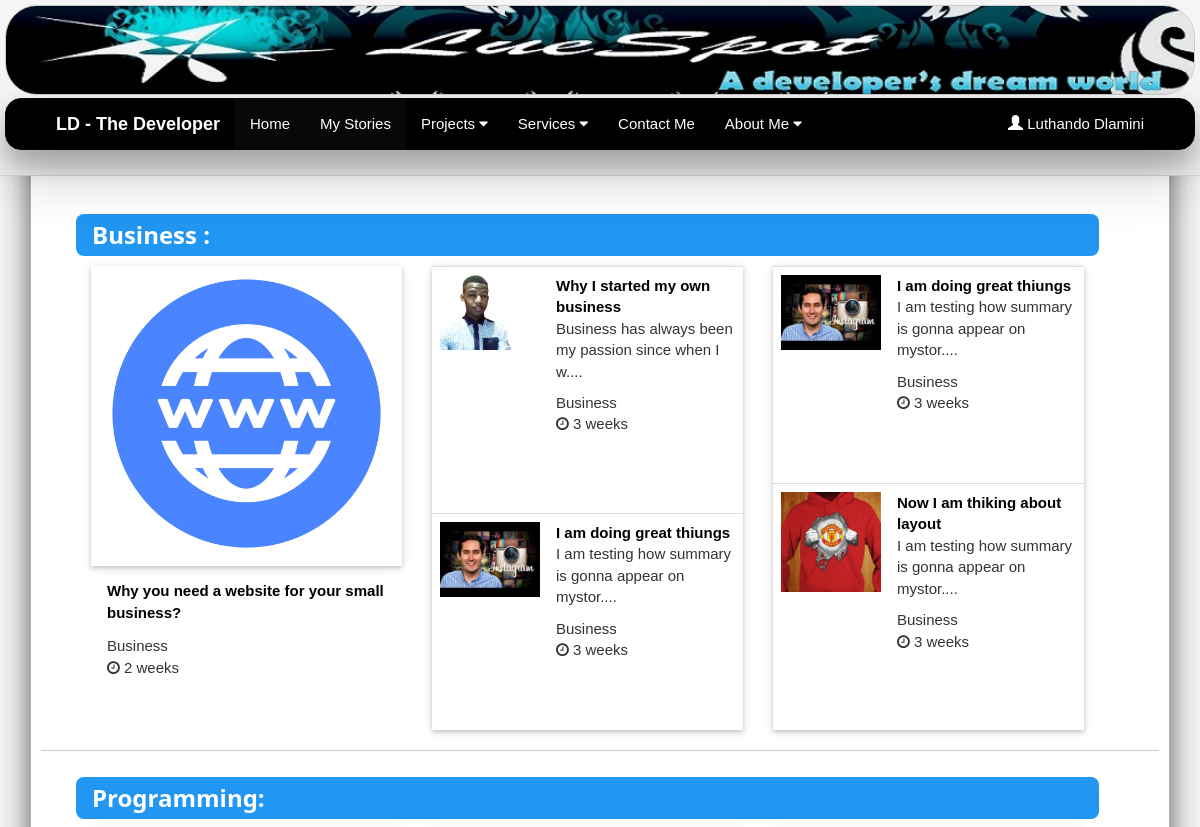
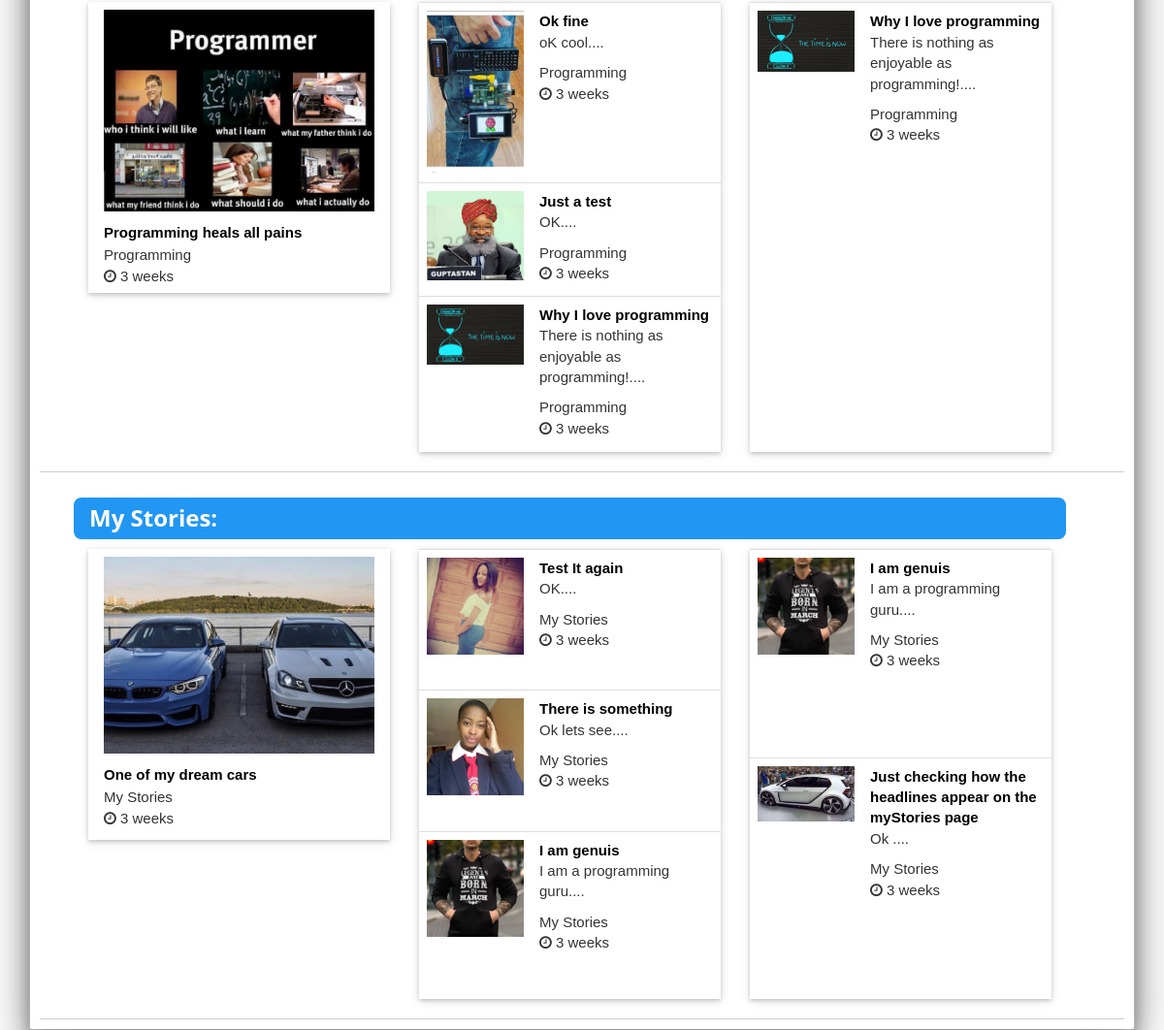
Page /myStories.php on the committed database (2 pictures, top to bottom).
### tables this page shows
CREATE TABLE `myblog` (
  `bid` int(11) NOT NULL,
  `headline` text,
  `post` text,
  `posted_on` datetime DEFAULT NULL,
  `catid` int(11) DEFAULT NULL,
  `image` varchar(255) DEFAULT NULL,
  `summary` text NOT NULL
);

CREATE TABLE `category` (
  `catid` int(11) NOT NULL,
  `category_name` varchar(255) DEFAULT NULL
);

### indObj.php (called while the page is built)
<?php
$newsObj = new myblog();
 $resMystories = $newsObj->myStories();
 $resMystoriesTop =$newsObj->myStoriesTop();
 $anoMystories =  $newsObj->anomyStories();
 $resProgramming = $newsObj->Programming();
 $resProgrammingTop = $newsObj->getProgrammingTop();
$resProg = $newsObj->anoProgramming();
 $resBusiness = $newsObj->business();
 $resBusinessTop = $newsObj->businessTop();
 $anoBusiness = $newsObj->businessSec();
?>

### News.php (called while the page is built, shortened)
<?php
class myblog{
   private $mysqli;
   public function __construct(){
		$this->mysqli = new mysqli(DB_HOST,DB_USER,DB_PASSWORD,DB_DATABASE);
		}
    public function myStories(){
        $query = "SELECT myblog.bid, myblog.headline, myblog.image, myblog.summary,
                    myblog.posted_on, category.category_name
                  FROM myblog INNER JOIN category ON myblog.catid = category.catid
                  WHERE  category.catid = 4 ORDER BY myblog.posted_on
                  DESC LIMIT 3 OFFSET 1";
        $result = $this->mysqli->query($query);
        return $result;
    }
     public function anomyStories(){
        $query = "SELECT myblog.bid, myblog.headline, myblog.image, myblog.summary,
                    myblog.posted_on, category.category_name
                  FROM myblog INNER JOIN category ON myblog.catid = category.catid
                  WHERE  category.catid = 4 ORDER BY myblog.posted_on
                  DESC LIMIT 3 OFFSET 3";
        $result = $this->mysqli->query($query);
        return $result;
    }
    public function myStoriesTop(){
        $query = "SELECT myblog.bid, myblog.headline, myblog.image,myblog.summary,
                    myblog.posted_on,category.category_name
                  FROM myblog INNER JOIN category ON myblog.catid = category.catid
                  WHERE  category.catid = 4 ORDER BY myblog.posted_on
                  DESC LIMIT 1";
        $result = $this->mysqli->query($query);
        return $result;
    }
     public function getProgrammingTop(){
        $query = "SELECT myblog.bid, myblog.headline, myblog.image,myblog.posted_on,
                    myblog.summary,category.category_name
                  FROM myblog INNER JOIN category ON myblog.catid = category.catid
                  WHERE  category.catid = 2 ORDER BY myblog.posted_on
                  DESC LIMIT 1";
        $result = $this->mysqli->query($query);
        return $result;
    }
    public function Programming(){
        $query = "SELECT myblog.bid, myblog.headline, myblog.image, myblog.posted_on,
                    myblog.summary,category.category_name
                  FROM myblog INNER JOIN category ON myblog.catid = category.catid
                  WHERE  category.catid = 2 ORDER BY myblog.posted_on
                  DESC LIMIT 3 OFFSET 1";
        $result = $this->mysqli->query($query);
        return $result;
    }
    public function anoProgramming(){
        $query = "SELECT myblog.bid, myblog.headline, myblog.image, myblog.posted_on,
                    myblog.summary,category.category_name
                  FROM myblog INNER JOIN category ON myblog.catid = category.catid
                  WHERE  category.catid = 2 ORDER BY myblog.posted_on
                  DESC LIMIT 3 OFFSET 3";
        $result = $this->mysqli->query($query);
        return $result;
    }
    public function businessTop(){
        $query = "SELECT myblog.bid, myblog.headline, myblog.image,myblog.posted_on,
                    myblog.summary,category.category_name
                  FROM myblog INNER JOIN category ON myblog.catid = category.catid
                  WHERE  category.catid = 1 ORDER BY myblog.posted_on
                  DESC LIMIT 1";
        $result = $this->mysqli->query($query);
        return $result;
    }
    public function business(){
        $query = "SELECT myblog.bid, myblog.headline, myblog.image,myblog.posted_on,
                    myblog.summary,category.category_name
                  FROM myblog INNER JOIN category ON myblog.catid = category.catid
                  WHERE  category.catid = 1 ORDER BY myblog.posted_on
                  DESC LIMIT 2 OFFSET 1";
        $result = $this->mysqli->query($query);
        return $result;
    }
    public function businessSec(){
        $query = "SELECT myblog.bid, myblog.headline, myblog.image,myblog.posted_on,
                    myblog.summary,category.category_name
                  FROM myblog INNER JOIN category ON myblog.catid = category.catid
                  WHERE  category.catid = 1 ORDER BY myblog.posted_on
                  DESC LIMIT 2 OFFSET 2";
        $result = $this->mysqli->query($query);
        return $result;
    }
function humanTiming ($time){
    $time = time() - $time;
    $time = ($time<1)? 1 : $time;
    $tokens = array (
        31536000 => 'year',
        2592000 => 'month',
        604800 => 'week',
        86400 => 'day',
        3600 => 'hour',
        60 => 'minute',
        1 => 'second'
    );
    foreach ($tokens as $unit => $text) {
        if ($time < $unit) continue;
        $numberOfUnits = floor($time / $unit);
        return $numberOfUnits.' '.$text.(($numberOfUnits>1)?'s':'');
    }
  }
}
?>

### myStories.php (the view, shortened to what this page needs)
<?php
    require_once("News.php");
    require_once("indObj.php");
?>
<!DOCTYPE HTML>
<html>
<head>
    <link href="assets/css/bootstrap.min.css" rel="stylesheet" />
    <link href="css/bootstrap.css" rel="stylesheet" />
    <link href="w3/w3.css" rel="stylesheet" />
    <link href="font-awesome-4.5.0/css/font-awesome.min.css" rel="stylesheet" />
    <link href="assets/font-awesome-4.5.0/css/font-awesome.css" rel="stylesheet" />
</head>
<body>
  <div class="container ">
     <div class="panel panel-default w3-card-12">
         <div class="panel-heading navbar-fixed-top">
        </div>
  <br /><br />
  <div id="myPage" class="panel-body w3-card-16">
  <div class="w3-padding-32 ">&nbsp;</div>
  <br /><br />
  <div id="section2" class="container-fluid w3-border-bottom">
  <div class="row w3-margin-top ">
     <h3 class="w3-blue w3-round-large w3-padding"><strong>Business :</strong> </h3>
    <div class="col-md-4">
          <?php
            while($row = mysqli_fetch_array($resBusinessTop)){
            ?><div class="w3-card-2 frst ">
            <div class="w3-padding"><img src="image/<?php echo $row['image'];  ?>" width="100%" class="" alt="WTF" /></div>
            <div class="w3-container w3-padding-top">
           <p class="w3-margin-top"> <a href="read-news.php?id=<?php echo $row['bid'] ?>" class="w3-text-black"><strong>
           <?php echo $row['headline']; ?> </strong></a></p>
            <?php echo $row['category_name']; ?>
                <br /> <span class="fa fa-clock-o"></span> <?php echo $newsObj->humanTiming(strtotime($row['posted_on'])); ?>
            </div>
            <?php  } ?>
            </div>
     </div>
     <div class="col-md-4 ">
        <table class="table w3-card-2 ok" >
             <tr>
           <?php
            while($row = mysqli_fetch_array($resBusiness)){ ?>
              <td><img src="image/<?php echo $row['image'];  ?>" style="width: 100px; height: 100;" /></td>
              <td ><a href="read-news.php?id=<?php echo $row['bid'] ?>" class="w3-text-black"> <strong><?php echo $row['headline']; ?></strong> </a>
              <p><?php echo substr($row['summary'],0,50) ."...."; ?></p>
                <?php echo $row['category_name']; ?>
                <br /> <span class="fa fa-clock-o"></span> <?php echo $newsObj->humanTiming(strtotime($row['posted_on'])); ?>
              </td>
           </tr> <?php  } ?>
        </table>
     </div>
     <div class="col-md-4">
        <table class="table w3-card-2 ok" >
        <tr>
           <?php
            while($row = mysqli_fetch_array($anoBusiness)){ ?>
              <td><img src="image/<?php echo $row['image'];  ?>" style="width: 100px; height: 100;" /></td>
              <td ><a href="read-news.php?id=<?php echo $row['bid'] ?>" class="w3-text-black"> <strong><?php echo $row['headline']; ?></strong> </a>
                <p><?php echo substr($row['summary'],0,50) ."...."; ?></p>
                <?php echo $row['category_name']; ?>
                <br /> <span class="fa fa-clock-o"></span> <?php echo $newsObj->humanTiming(strtotime($row['posted_on'])); ?>
              </td>
           </tr> <?php  } ?>
        </table>
     </div>
  </div>
</div>
<div id="section2" class="container-fluid w3-border-bottom">
  <div class="row w3-margin-top ">
    <h3 class="w3-blue w3-round-large w3-padding"><strong>Programming:</strong> </h3>
     <div class="col-md-4">
          <?php
            while($row = mysqli_fetch_array($resProgrammingTop)){
            ?><div class="w3-card-2 frst">
            <div class="w3-padding"><img src="image/<?php echo $row['image'];  ?>" width="100%" class="" alt="WTF" /></div>
            <div class="w3-container w3-padding-top">
            <a href="read-news.php?id=<?php echo $row['bid'] ?>" class="w3-text-black"><strong><?php echo $row['headline']; ?> </strong></a><br />
            <?php echo $row['category_name']; ?>
                <br /> <span class="fa fa-clock-o"></span> <?php echo $newsObj->humanTiming(strtotime($row['posted_on'])); ?>
            </div>
            <?php  } ?>
            </div>
     </div>
     <div class="col-md-4 ">
        <table class="table w3-card-2 ok" >
             <tr>
           <?php
            while($row = mysqli_fetch_array($resProgramming)){ ?>
              <td><img src="image/<?php echo $row['image'];  ?>" style="width: 100px; height: 100;" /></td>
              <td ><a href="read-news.php?id=<?php echo $row['bid'] ?>" class="w3-text-black"> <strong><?php echo $row['headline']; ?></strong> </a>
              <p><?php echo substr($row['summary'],0,50) ."...."; ?></p>
                <?php echo $row['category_name']; ?>
                <br /> <span class="fa fa-clock-o"></span> <?php echo $newsObj->humanTiming(strtotime($row['posted_on'])); ?>
              </td>
           </tr> <?php  } ?>
        </table>
     </div>
     <div class="col-md-4">
        <table class="table w3-card-2 ok" >
        <tr>
           <?php
            while($row = mysqli_fetch_array($resProg)){ ?>
              <td><img src="image/<?php echo $row['image'];  ?>" style="width: 100px; height: 100;" /></td>
              <td ><a href="read-news.php?id=<?php echo $row['bid'] ?>" class="w3-text-black"> <strong><?php echo $row['headline']; ?></strong> </a>
                <p><?php echo substr($row['summary'],0,50) ."...."; ?></p>
                <?php echo $row['category_name']; ?>
                <br /> <span class="fa fa-clock-o"></span> <?php echo $newsObj->humanTiming(strtotime($row['posted_on'])); ?>
              </td>
           </tr> <?php  } ?>
        </table>
     </div>
  </div>
</div>
<div id="section2" class="container-fluid w3-border-bottom">
  <div class="row w3-margin-top ">
     <h3 class="w3-blue w3-round-large w3-padding"><strong>My Stories:</strong> </h3>
     <div class="col-md-4">
          <?php
            while($row = mysqli_fetch_array($resMystoriesTop)){
            ?><div class="w3-card-2 frst">
            <div class="w3-padding"><img src="image/<?php echo $row['image'];  ?>" width="100%" class="" alt="WTF" /></div>
            <div class="w3-container w3-padding-top">
            <a href="read-news.php?id=<?php echo $row['bid'] ?>" class="w3-text-black"><strong><?php echo $row['headline']; ?> </strong></a><br />
            <?php echo $row['category_name']; ?>
                <br /> <span class="fa fa-clock-o"></span> <?php echo $newsObj->humanTiming(strtotime($row['posted_on'])); ?>
            </div>
            <?php  } ?>
            </div>
     </div>
     <div class="col-md-4 ">
        <table class="table w3-card-2 ok" >
             <tr>
           <?php
            while($row = mysqli_fetch_array($resMystories)){ ?>
              <td><img src="image/<?php echo $row['image'];  ?>" style="width: 100px; height: 100;" /></td>
              <td ><a href="read-news.php?id=<?php echo $row['bid'] ?>" class="w3-text-black"> <strong><?php echo $row['headline']; ?></strong> </a>
              <p><?php echo substr($row['summary'],0,50) ."...."; ?></p>
                <?php echo $row['category_name']; ?>
                <br /> <span class="fa fa-clock-o"></span> <?php echo $newsObj->humanTiming(strtotime($row['posted_on'])); ?>
              </td>
           </tr> <?php  } ?>
        </table>
     </div>
     <div class="col-md-4">
        <table class="table w3-card-2 ok" >
        <tr>
           <?php
            while($row = mysqli_fetch_array($anoMystories)){ ?>
              <td><img src="image/<?php echo $row['image'];  ?>" style="width: 100px; height: 100;" /></td>
              <td ><a href="read-news.php?id=<?php echo $row['bid'] ?>" class="w3-text-black"> <strong><?php echo $row['headline']; ?></strong> </a>
                <p><?php echo substr($row['summary'],0,50) ."...."; ?></p>
                <?php echo $row['category_name']; ?>
                <br /> <span class="fa fa-clock-o"></span> <?php echo $newsObj->humanTiming(strtotime($row['posted_on'])); ?>
              </td>
           </tr> <?php  } ?>
        </table>
     </div>
  </div>
</div>
</div>
</div></div>
</body>
</html>

### w3/w3.css (style rules this page uses)
html { -ms-text-size-adjust:100%;-webkit-text-size-adjust:100% }
body { margin:0 }
article,aside,details,figcaption,figure,footer,header,hgroup,main,menu,nav,section,summary { display:block }
a { background-color:transparent }
img { border:0 }
html,body { font-family:Verdana,sans-serif;font-size:15px;line-height:1.5 }
html { overflow-x:hidden }
h1,h2,h3,h4,h5,h6,.w3-slim,.w3-wide { font-family:"Segoe UI",Arial,sans-serif }
h3 { font-size:24px }
h1,h2,h3,h4,h5,h6 { font-weight:400;margin:10px 0 }
img { margin-bottom:-5px }
a { color:inherit }
table { border-collapse:collapse;border-spacing:0;width:100%;display:table }
table,th,td { border:none }
.w3-responsive { overflow-x:auto }
.w3-container:after,.w3-row:after,.w3-row-padding:after,.w3-topnav:after,.w3-clear:after,.w3-btn-group:before,.w3-btn-group:after,.w3-btn-bar:before,.w3-btn-bar:after { content:"";display:table;clear:both }
.w3-round-large { border-radius:8px!important }
.w3-round-xlarge { border-radius:16px!important }
.w3-round-xxlarge { border-radius:32px!important }
.w3-border-bottom { border-bottom:1px solid #ccc!important }
.w3-margin-top { margin-top:16px!important }
.w3-padding-medium,.w3-padding,.w3-form { padding:8px 16px!important }
.w3-padding-32,.w3-padding-hor-32 { padding-top:32px!important;padding-bottom:32px!important }
.w3-padding-top { padding-top:8px!important }
.w3-padding-bottom { padding-bottom:8px!important }
.w3-container { padding:0.01em 16px }
.w3-card { border:1px solid #ccc }
.w3-card-2,.w3-example { box-shadow:0 2px 4px 0 rgba(0,0,0,0.16),0 2px 10px 0 rgba(0,0,0,0.12)!important }
.w3-card-12 { box-shadow:0 12px 16px 0 rgba(0,0,0,0.24),0 17px 50px 0 rgba(0,0,0,0.19)!important }
.w3-card-16 { box-shadow:0 16px 24px 0 rgba(0,0,0,0.22),0 25px 55px 0 rgba(0,0,0,0.21)!important }
.w3-blue,.w3-hover-blue:hover { color:#fff!important;background-color:#2196F3!important }
.w3-black,.w3-hover-black:hover { color:#fff!important;background-color:#000!important }
.w3-text-white,.w3-hover-text-white:hover { color:#fff!important }
.w3-text-black,.w3-hover-text-black:hover { color:#000!important }

### myStories.php (style rules this page uses)
a { text-decoration: none !important; }
.ok { height: 464px; }
.frst { height: 300px; }
.frst img { height: 100%; width: 100%; }

### rows in the picture
myblog: image (picture), headline "Why you need a website for your small business?", catid.category_name "Business", posted_on "2 weeks"
myblog: image (picture), headline "Why I started my own business", summary "Business has always been my passion since when I w", catid.category_name "Business", posted_on "3 weeks"
myblog: image (picture), headline "I am doing great thiungs", summary "I am testing how summary is gonna appear on mystor", catid.category_name "Business", posted_on "3 weeks"
myblog: image (picture), headline "Now I am thiking about layout", summary "I am testing how summary is gonna appear on mystor", catid.category_name "Business", posted_on "3 weeks"
myblog: image (picture), headline "Programming heals all pains", catid.category_name "Programming", posted_on "3 weeks"
myblog: image (picture), headline "Ok fine", summary "oK cool", catid.category_name "Programming", posted_on "3 weeks"
myblog: image (picture), headline "Just a test", summary "OK", catid.category_name "Programming", posted_on "3 weeks"
myblog: image (picture), headline "Why I love programming", summary "There is nothing as enjoyable as programming!", catid.category_name "Programming", posted_on "3 weeks"
myblog: image (picture), headline "One of my dream cars", catid.category_name "My Stories", posted_on "3 weeks"
myblog: image (picture), headline "Test It again", summary "OK", catid.category_name "My Stories", posted_on "3 weeks"
myblog: image (picture), headline "There is something", summary "Ok lets see", catid.category_name "My Stories", posted_on "3 weeks"
myblog: image (picture), headline "I am genuis", summary "I am a programming guru", catid.category_name "My Stories", posted_on "3 weeks"
myblog: image (picture), headline "Just checking how the headlines appear on the myStories page", summary "Ok", catid.category_name "My Stories", posted_on "3 weeks"
